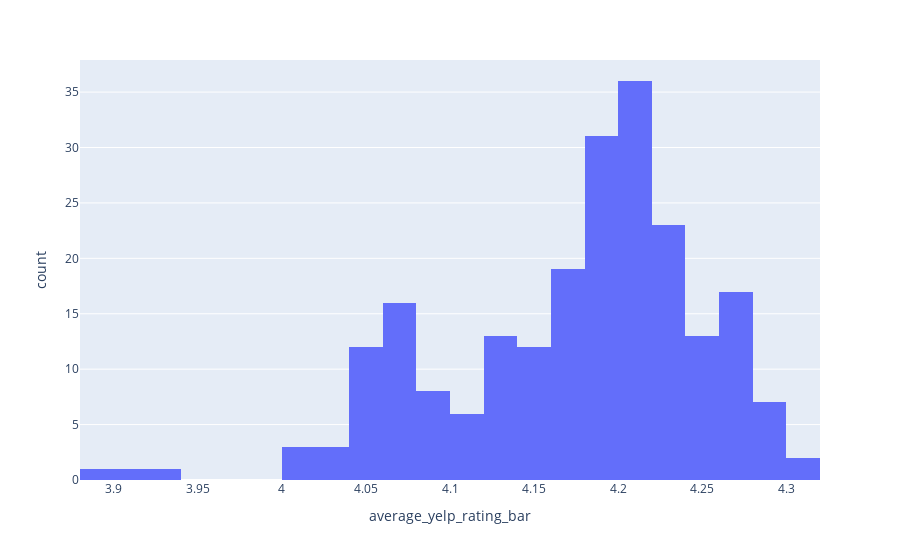
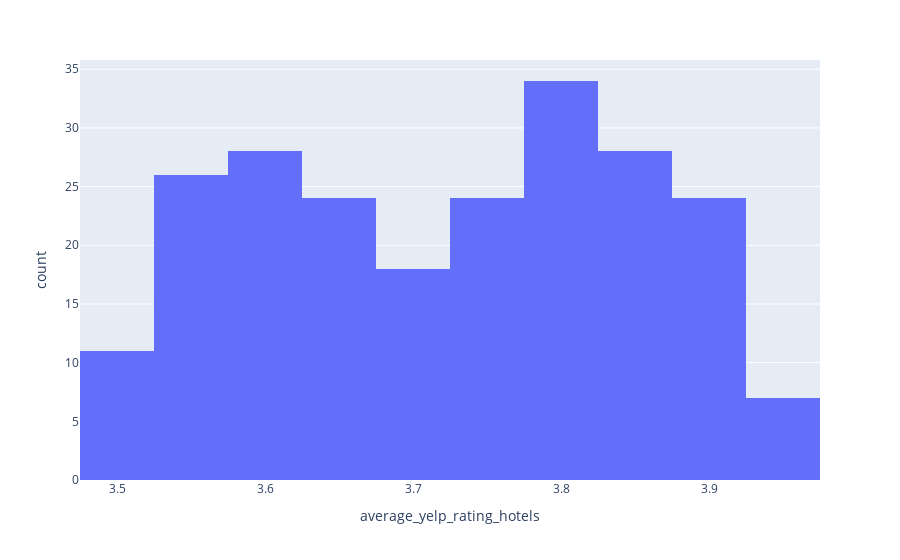
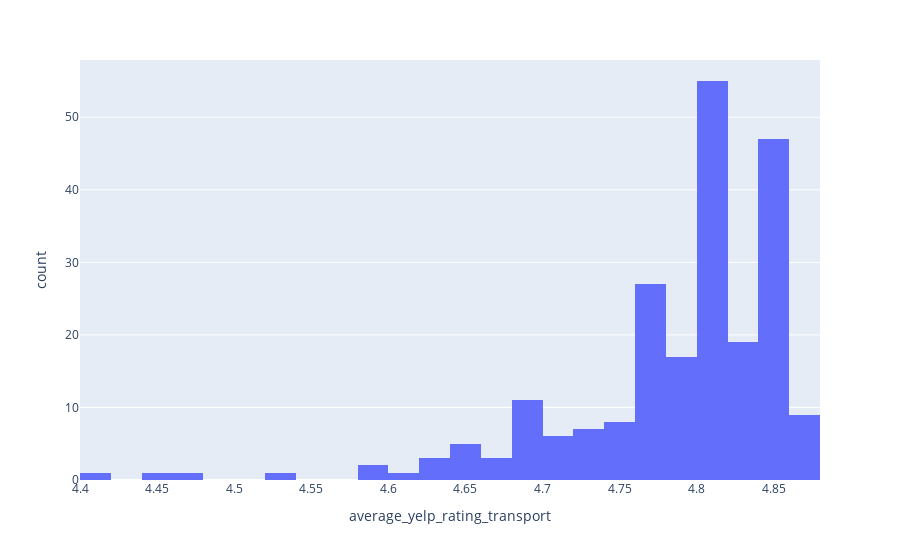

Notebook cell for these charts, in order:
### Code cell
YELP_columns = df.columns[16:19]
for feature in YELP_columns:
    fig = px.histogram(df, x = feature)
    fig.show()

### Figure 1 — Plotly figure (JSON) as saved in the notebook; plotly's stock layout.template omitted (floating-point values rounded to 4 significant figures; data arrays with more than 128 entries replaced by an {"elided": "..."} marker saying what was removed)
{"data": [{"alignmentgroup": "True", "bingroup": "x", "hovertemplate": "average_yelp_rating_bar=%{x}<br>count=%{y}<extra></extra>", "legendgroup": "", "marker": {"color": "#636efa", "pattern": {"shape": ""}}, "name": "", "offsetgroup": "", "orientation": "v", "showlegend": false, "type": "histogram", "x": {"elided": "224 float values"}, "xaxis": "x", "yaxis": "y"}], "layout": {"autosize": true, "barmode": "relative", "legend": {"tracegroupgap": 0}, "margin": {"t": 60}, "xaxis": {"anchor": "y", "autorange": true, "domain": [0, 1], "range": [3.88, 4.32], "title": {"text": "average_yelp_rating_bar"}, "type": "linear"}, "yaxis": {"anchor": "x", "autorange": true, "domain": [0, 1], "range": [0, 37.89], "title": {"text": "count"}}}}

### Figure 2 — Plotly figure (JSON) as saved in the notebook; plotly's stock layout.template omitted (floating-point values rounded to 4 significant figures; data arrays with more than 128 entries replaced by an {"elided": "..."} marker saying what was removed)
{"data": [{"alignmentgroup": "True", "bingroup": "x", "hovertemplate": "average_yelp_rating_hotels=%{x}<br>count=%{y}<extra></extra>", "legendgroup": "", "marker": {"color": "#636efa", "pattern": {"shape": ""}}, "name": "", "offsetgroup": "", "orientation": "v", "showlegend": false, "type": "histogram", "x": {"elided": "224 float values"}, "xaxis": "x", "yaxis": "y"}], "layout": {"autosize": true, "barmode": "relative", "legend": {"tracegroupgap": 0}, "margin": {"t": 60}, "xaxis": {"anchor": "y", "autorange": true, "domain": [0, 1], "range": [3.475, 3.975], "title": {"text": "average_yelp_rating_hotels"}, "type": "linear"}, "yaxis": {"anchor": "x", "autorange": true, "domain": [0, 1], "range": [0, 35.79], "title": {"text": "count"}}}}

### Figure 3 — Plotly figure (JSON) as saved in the notebook; plotly's stock layout.template omitted (floating-point values rounded to 4 significant figures; data arrays with more than 128 entries replaced by an {"elided": "..."} marker saying what was removed)
{"data": [{"alignmentgroup": "True", "bingroup": "x", "hovertemplate": "average_yelp_rating_transport=%{x}<br>count=%{y}<extra></extra>", "legendgroup": "", "marker": {"color": "#636efa", "pattern": {"shape": ""}}, "name": "", "offsetgroup": "", "orientation": "v", "showlegend": false, "type": "histogram", "x": {"elided": "224 float values"}, "xaxis": "x", "yaxis": "y"}], "layout": {"autosize": true, "barmode": "relative", "legend": {"tracegroupgap": 0}, "margin": {"t": 60}, "xaxis": {"anchor": "y", "autorange": true, "domain": [0, 1], "range": [4.4, 4.88], "title": {"text": "average_yelp_rating_transport"}, "type": "linear"}, "yaxis": {"anchor": "x", "autorange": true, "domain": [0, 1], "range": [0, 57.89], "title": {"text": "count"}}}}
